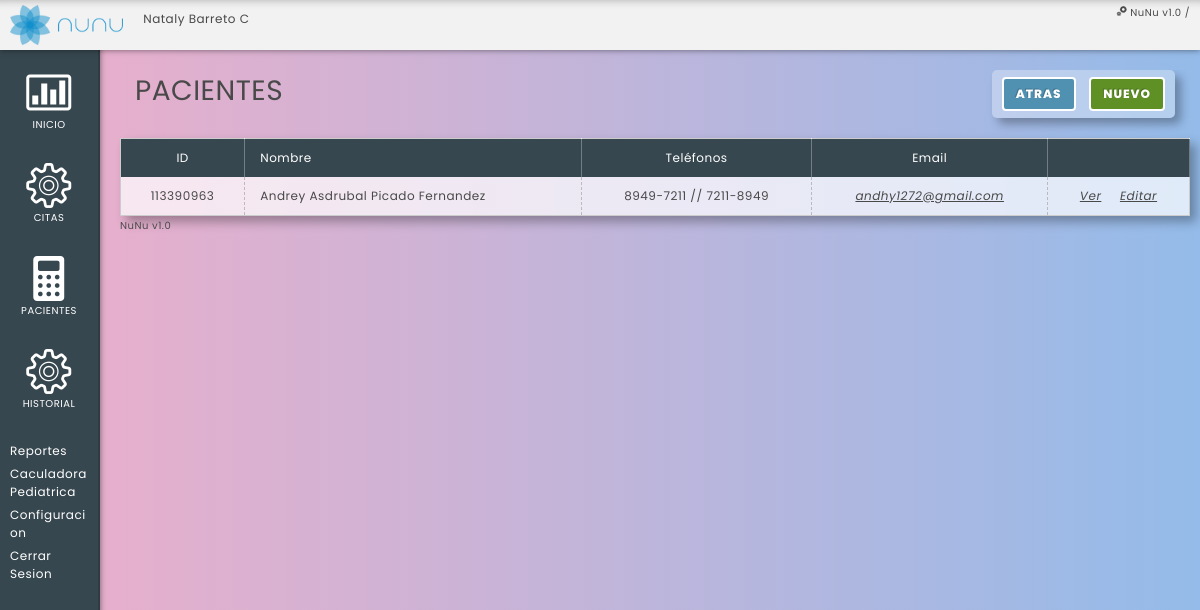
Before: /index.php/patients/list with the older database file.
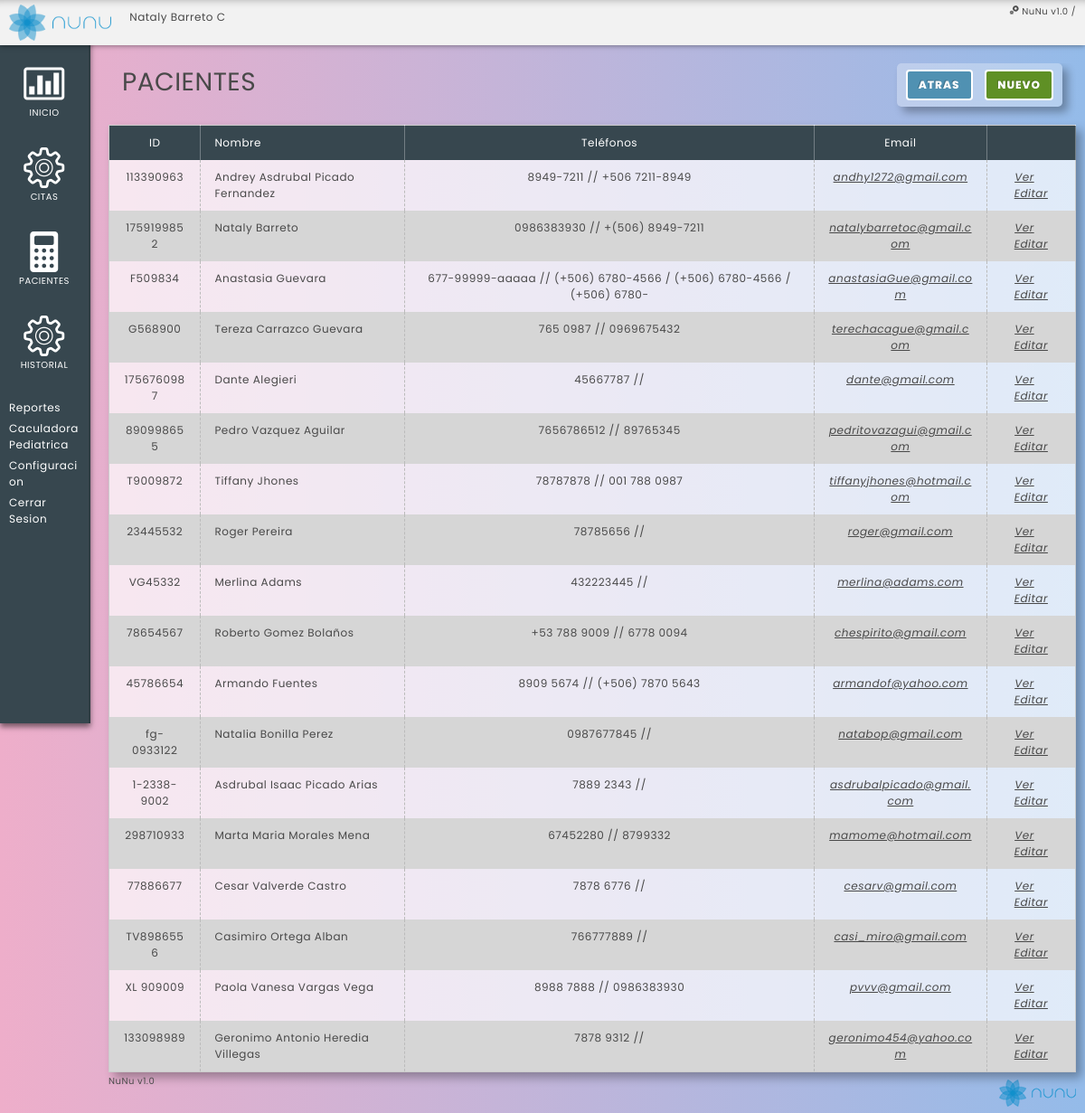
After: the same page with the newer database file.
### tables this page shows
CREATE TABLE `nunu_patients` (
  `patient_id` int(11) NOT NULL AUTO_INCREMENT,
  `patient_id_number` varchar(100) NOT NULL,
  `patient_id_type` varchar(50) NOT NULL,
  `patient_name` varchar(255) NOT NULL,
  `patient_last_name` varchar(255) NOT NULL,
  `patient_birthdate` date NOT NULL,
  `patient_blood_type` varchar(10) DEFAULT NULL,
  `patient_sex` varchar(10) DEFAULT NULL,
  `patient_marital_status` varchar(100) NOT NULL,
  `patient_education` varchar(100) NOT NULL,
  `patient_profesion` varchar(255) NOT NULL,
  `patient_email` varchar(255) NOT NULL,
  `patient_phone1` varchar(50) NOT NULL,
  `patient_phone2` varchar(50) DEFAULT NULL,
  `patient_address` varchar(255) NOT NULL,
  `patient_last_weight` float(6,2) DEFAULT NULL,
  `patient_last_height` float(6,2) DEFAULT NULL,
  `patient_created_at` datetime NOT NULL DEFAULT CURRENT_TIMESTAMP,
  PRIMARY KEY (`patient_id`),
  UNIQUE KEY `patient_id_number` (`patient_id_number`),
  KEY `patient_id_number_2` (`patient_id_number`)
);

### application/views/templates/main.php (called while the page is built, shortened)
<?php
	$header_data['page_title'] = "NuNu";
	if (isset($data['page_title'])) {
		$header_data['page_title'] = "NuNu - ". $data['page_title'];
	}
	$this->load->view('templates/header', $header_data);
	if (isset($data)) {
		$this->load->view($view, $data);
	} else {
		$this->load->view($view);
	}

### application/controllers/Patients.php (called while the page is built, shortened)
<?php
	class Patients extends CI_Controller {
		public function list() {
			$data['view'] = $this::VIEW_LIST;
			$data['data']['page_title'] = "Pacientes";
			$data['data']['patients_list'] = $this->patient_model->get_list();
			$this->load->view('templates/main', $data);
		}
	}

### index.php (called while the page is built, shortened)
<?php
require_once BASEPATH.'core/CodeIgniter.php';

### application/models/Patient_model.php (called while the page is built, shortened)
<?php
class Patient_model extends CI_Model {
	public function get_list($sort = 'name') {
		$query = $this->db->get('nunu_patients');
		return $query->result_array();
	}
}

### application/views/patients/list.php (the view, shortened to what this page needs)
<div class="content-header">
	<h1><?= $page_title; ?></h1>
	<div class="page-actions">
		<a href="<?php echo base_url(); ?>patients/" class="btn blue">ATRAS</a>
		<a href="<?php echo base_url(); ?>patients/create/" class="btn green">NUEVO</a>
	</div>
</div>
<table class="patients-list grid-list">
	<tr>
		<th>ID</th>
		<th class="text-left">Nombre</th>
		<th>Tel&eacute;fonos</th>
		<th>Email</th>
		<th>&nbsp;</th>
	</tr>
<?php foreach($patients_list as $patient): ?>
	<tr class="patient-<?php echo $patient['patient_id']; ?>">
		<td><?php echo $patient['patient_id_number']; ?></td>
		<td class="text-left">
			<?php echo $patient['patient_name'] . ' ' . $patient['patient_last_name']; ?>
		</td>
		<td>
			<?php echo $patient['patient_phone1']; ?> // <?php echo $patient['patient_phone2']; ?>
		</td>
		<td>
			<a href="mailto:<?php echo $patient['patient_email']; ?>">
				<?php echo $patient['patient_email']; ?>
			</a>
		</td>
		<td>
			<a href="<?php echo site_url('patients/view/' . $patient['patient_id']); ?>">Ver</a>
			<a href="<?php echo site_url('patients/edit/' . $patient['patient_id']); ?>">Editar</a>
		</td>
	</tr>
<?php endforeach; ?>
</table>

Changed rows visible on the page:
changed nunu_patients "Andrey Asdrubal": patient_phone2 "7211-8949" → "+506 7211-8949"
added nunu_patients: patient_id_number "1759199852", patient_name "Nataly", patient_last_name "Barreto", patient_phone1 "0986383930", patient_phone2 "+(506) 8949-7211", patient_email "natalybarretoc@gmail.com"
added nunu_patients: patient_id_number "F509834", patient_name "Anastasia", patient_last_name "Guevara", patient_phone1 "677-99999-aaaaa", patient_phone2 "(+506) 6780-4566 / (+506) 6780-4566 / (+506) 6780-", patient_email "anastasiaGue@gmail.com"
added nunu_patients: patient_id_number "G568900", patient_name "Tereza", patient_last_name "Carrazco Guevara", patient_phone1 "765 0987", patient_phone2 "0969675432", patient_email "terechacague@gmail.com"
added nunu_patients: patient_id_number "1756760987", patient_name "Dante", patient_last_name "Alegieri", patient_phone1 "45667787", patient_email "dante@gmail.com"
added nunu_patients: patient_id_number "890998655", patient_name "Pedro", patient_last_name "Vazquez Aguilar", patient_phone1 "7656786512", patient_phone2 "89765345", patient_email "pedritovazagui@gmail.com"
added nunu_patients: patient_id_number "T9009872", patient_name "Tiffany", patient_last_name "Jhones", patient_phone1 "78787878", patient_phone2 "001 788 0987", patient_email "tiffanyjhones@hotmail.com"
added nunu_patients: patient_id_number "23445532", patient_name "Roger", patient_last_name "Pereira", patient_phone1 "78785656", patient_email "roger@gmail.com"
added nunu_patients: patient_id_number "VG45332", patient_name "Merlina", patient_last_name "Adams", patient_phone1 "432223445", patient_email "merlina@adams.com"
added nunu_patients: patient_id_number "78654567", patient_name "Roberto", patient_last_name "Gomez Bolaños", patient_phone1 "+53 788 9009", patient_phone2 "6778 0094", patient_email "chespirito@gmail.com"
added nunu_patients: patient_id_number "45786654", patient_name "Armando", patient_last_name "Fuentes", patient_phone1 "8909 5674", patient_phone2 "(+506) 7870 5643", patient_email "armandof@yahoo.com"
added nunu_patients: patient_id_number "fg-0933122", patient_name "Natalia", patient_last_name "Bonilla Perez", patient_phone1 "0987677845", patient_email "natabop@gmail.com"
added nunu_patients: patient_id_number "1-2338-9002", patient_name "Asdrubal Isaac", patient_last_name "Picado Arias", patient_phone1 "7889 2343", patient_email "asdrubalpicado@gmail.com"
added nunu_patients: patient_id_number "298710933", patient_name "Marta Maria", patient_last_name "Morales Mena", patient_phone1 "67452280", patient_phone2 "8799332", patient_email "mamome@hotmail.com"
added nunu_patients: patient_id_number "77886677", patient_name "Cesar", patient_last_name "Valverde Castro", patient_phone1 "7878 6776", patient_email "cesarv@gmail.com"
added nunu_patients: patient_id_number "TV8986556", patient_name "Casimiro", patient_last_name "Ortega Alban", patient_phone1 "766777889", patient_email "casi_miro@gmail.com"
added nunu_patients: patient_id_number "XL 909009", patient_name "Paola Vanesa", patient_last_name "Vargas Vega", patient_phone1 "8988 7888", patient_phone2 "0986383930", patient_email "pvvv@gmail.com"
added nunu_patients: patient_id_number "133098989", patient_name "Geronimo Antonio", patient_last_name "Heredia Villegas", patient_phone1 "7878 9312", patient_email "geronimo454@yahoo.com"
